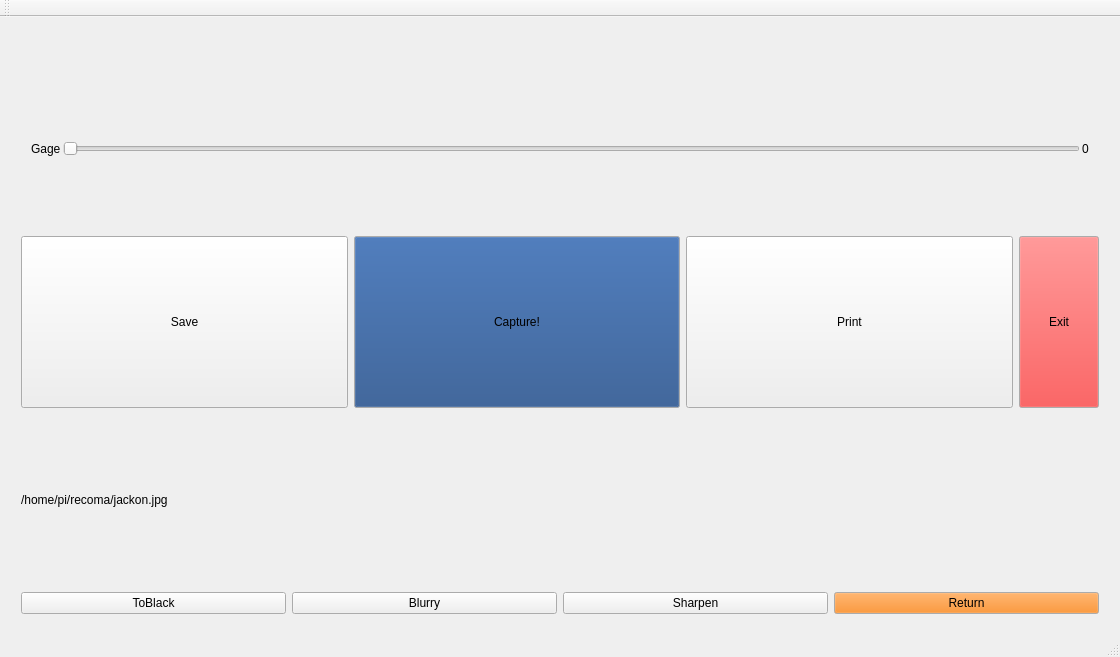
<?xml version="1.0" encoding="UTF-8"?>
<ui version="4.0">
 <class>MainWindow</class>
 <widget class="QMainWindow" name="MainWindow">
  <property name="windowModality">
   <enum>Qt::ApplicationModal</enum>
  </property>
  <property name="geometry">
   <rect>
    <x>0</x>
    <y>0</y>
    <width>1120</width>
    <height>657</height>
   </rect>
  </property>
  <property name="sizePolicy">
   <sizepolicy hsizetype="Preferred" vsizetype="Preferred">
    <horstretch>0</horstretch>
    <verstretch>0</verstretch>
   </sizepolicy>
  </property>
  <property name="windowTitle">
   <string>CaptureMan!</string>
  </property>
  <widget class="QWidget" name="centralWidget">
   <layout class="QGridLayout" name="gridLayout">
    <item row="0" column="0">
     <layout class="QVBoxLayout" name="mainVerticalLayout" stretch="12,1,1,1,1">
      <property name="leftMargin">
       <number>10</number>
      </property>
      <property name="topMargin">
       <number>10</number>
      </property>
      <property name="rightMargin">
       <number>10</number>
      </property>
      <property name="bottomMargin">
       <number>10</number>
      </property>
      <item>
       <layout class="QHBoxLayout" name="horizontalLayout_5" stretch="1,9,1">
        <item>
         <layout class="QVBoxLayout" name="verticalLayout_2"/>
        </item>
        <item>
         <widget class="QLabel" name="picLabel">
          <property name="text">
           <string/>
          </property>
         </widget>
        </item>
        <item>
         <layout class="QVBoxLayout" name="verticalLayout_3"/>
        </item>
       </layout>
      </item>
      <item>
       <layout class="QHBoxLayout" name="horizontalLayout_3">
        <property name="spacing">
         <number>2</number>
        </property>
        <property name="sizeConstraint">
         <enum>QLayout::SetMinimumSize</enum>
        </property>
        <property name="leftMargin">
         <number>10</number>
        </property>
        <property name="topMargin">
         <number>10</number>
        </property>
        <property name="rightMargin">
         <number>10</number>
        </property>
        <item>
         <widget class="QLabel" name="gageName">
          <property name="text">
           <string>Gage</string>
          </property>
         </widget>
        </item>
        <item>
         <widget class="QSlider" name="gageSlider">
          <property name="sizePolicy">
           <sizepolicy hsizetype="Expanding" vsizetype="Fixed">
            <horstretch>0</horstretch>
            <verstretch>3</verstretch>
           </sizepolicy>
          </property>
          <property name="maximum">
           <number>30</number>
          </property>
          <property name="orientation">
           <enum>Qt::Horizontal</enum>
          </property>
         </widget>
        </item>
        <item>
         <widget class="QLabel" name="gageLevel">
          <property name="text">
           <string>0</string>
          </property>
         </widget>
        </item>
       </layout>
      </item>
      <item>
       <layout class="QHBoxLayout" name="horizontalLayout_2" stretch="3,3,3,1">
        <item>
         <widget class="QPushButton" name="saveBtn">
          <property name="sizePolicy">
           <sizepolicy hsizetype="Minimum" vsizetype="Minimum">
            <horstretch>0</horstretch>
            <verstretch>0</verstretch>
           </sizepolicy>
          </property>
          <property name="text">
           <string>Save</string>
          </property>
          <property name="iconSize">
           <size>
            <width>16</width>
            <height>8</height>
           </size>
          </property>
         </widget>
        </item>
        <item>
         <widget class="QPushButton" name="captureBtn">
          <property name="sizePolicy">
           <sizepolicy hsizetype="Minimum" vsizetype="Minimum">
            <horstretch>0</horstretch>
            <verstretch>0</verstretch>
           </sizepolicy>
          </property>
          <property name="palette">
           <palette>
            <active>
             <colorrole role="Button">
              <brush brushstyle="SolidPattern">
               <color alpha="255">
                <red>32</red>
                <green>74</green>
                <blue>135</blue>
               </color>
              </brush>
             </colorrole>
            </active>
            <inactive>
             <colorrole role="Button">
              <brush brushstyle="SolidPattern">
               <color alpha="255">
                <red>32</red>
                <green>74</green>
                <blue>135</blue>
               </color>
              </brush>
             </colorrole>
            </inactive>
            <disabled>
             <colorrole role="Button">
              <brush brushstyle="SolidPattern">
               <color alpha="255">
                <red>32</red>
                <green>74</green>
                <blue>135</blue>
               </color>
              </brush>
             </colorrole>
            </disabled>
           </palette>
          </property>
          <property name="text">
           <string>Capture!</string>
          </property>
         </widget>
        </item>
        <item>
         <widget class="QPushButton" name="printBtn">
          <property name="sizePolicy">
           <sizepolicy hsizetype="Minimum" vsizetype="Minimum">
            <horstretch>0</horstretch>
            <verstretch>0</verstretch>
           </sizepolicy>
          </property>
          <property name="text">
           <string>Print</string>
          </property>
         </widget>
        </item>
        <item>
         <widget class="QPushButton" name="exitBtn">
          <property name="sizePolicy">
           <sizepolicy hsizetype="Maximum" vsizetype="Minimum">
            <horstretch>0</horstretch>
            <verstretch>0</verstretch>
           </sizepolicy>
          </property>
          <property name="palette">
           <palette>
            <active>
             <colorrole role="Button">
              <brush brushstyle="SolidPattern">
               <color alpha="255">
                <red>239</red>
                <green>41</green>
                <blue>41</blue>
               </color>
              </brush>
             </colorrole>
            </active>
            <inactive>
             <colorrole role="Button">
              <brush brushstyle="SolidPattern">
               <color alpha="255">
                <red>239</red>
                <green>41</green>
                <blue>41</blue>
               </color>
              </brush>
             </colorrole>
            </inactive>
            <disabled>
             <colorrole role="Button">
              <brush brushstyle="SolidPattern">
               <color alpha="255">
                <red>239</red>
                <green>41</green>
                <blue>41</blue>
               </color>
              </brush>
             </colorrole>
            </disabled>
           </palette>
          </property>
          <property name="text">
           <string>Exit</string>
          </property>
          <property name="iconSize">
           <size>
            <width>16</width>
            <height>8</height>
           </size>
          </property>
         </widget>
        </item>
       </layout>
      </item>
      <item>
       <widget class="QLabel" name="fileName">
        <property name="sizePolicy">
         <sizepolicy hsizetype="Minimum" vsizetype="Minimum">
          <horstretch>0</horstretch>
          <verstretch>0</verstretch>
         </sizepolicy>
        </property>
        <property name="text">
         <string>/home/pi/recoma/jackon.jpg</string>
        </property>
       </widget>
      </item>
      <item>
       <layout class="QHBoxLayout" name="horizontalLayout" stretch="1,1,1,1">
        <item>
         <widget class="QPushButton" name="blackBtn">
          <property name="text">
           <string>ToBlack</string>
          </property>
         </widget>
        </item>
        <item>
         <widget class="QPushButton" name="blurBtn">
          <property name="text">
           <string>Blurry</string>
          </property>
         </widget>
        </item>
        <item>
         <widget class="QPushButton" name="sharpenBtn">
          <property name="text">
           <string>Sharpen</string>
          </property>
         </widget>
        </item>
        <item>
         <widget class="QPushButton" name="returnBtn">
          <property name="palette">
           <palette>
            <active>
             <colorrole role="Button">
              <brush brushstyle="SolidPattern">
               <color alpha="255">
                <red>245</red>
                <green>121</green>
                <blue>0</blue>
               </color>
              </brush>
             </colorrole>
            </active>
            <inactive>
             <colorrole role="Button">
              <brush brushstyle="SolidPattern">
               <color alpha="255">
                <red>245</red>
                <green>121</green>
                <blue>0</blue>
               </color>
              </brush>
             </colorrole>
            </inactive>
            <disabled>
             <colorrole role="Button">
              <brush brushstyle="SolidPattern">
               <color alpha="255">
                <red>245</red>
                <green>121</green>
                <blue>0</blue>
               </color>
              </brush>
             </colorrole>
            </disabled>
           </palette>
          </property>
          <property name="text">
           <string>Return</string>
          </property>
         </widget>
        </item>
       </layout>
      </item>
     </layout>
    </item>
   </layout>
  </widget>
  <widget class="QMenuBar" name="menuBar">
   <property name="geometry">
    <rect>
     <x>0</x>
     <y>0</y>
     <width>1120</width>
     <height>26</height>
    </rect>
   </property>
  </widget>
  <widget class="QToolBar" name="mainToolBar">
   <attribute name="toolBarArea">
    <enum>TopToolBarArea</enum>
   </attribute>
   <attribute name="toolBarBreak">
    <bool>false</bool>
   </attribute>
  </widget>
  <widget class="QStatusBar" name="statusBar"/>
 </widget>
 <layoutdefault spacing="6" margin="11"/>
 <resources/>
 <connections/>
</ui>
